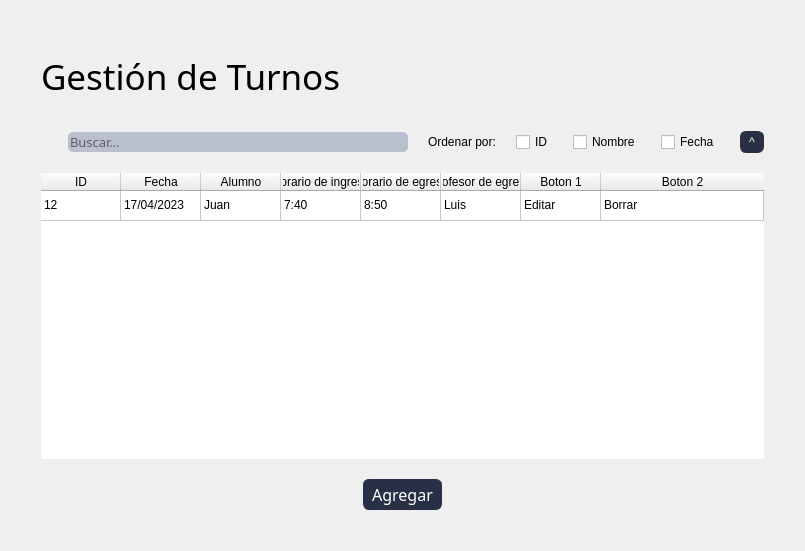
<?xml version="1.0" encoding="UTF-8"?>
<ui version="4.0">
 <class>Form</class>
 <widget class="QWidget" name="Form">
  <property name="geometry">
   <rect>
    <x>0</x>
    <y>0</y>
    <width>746</width>
    <height>551</height>
   </rect>
  </property>
  <property name="windowTitle">
   <string>Form</string>
  </property>
  <property name="styleSheet">
   <string notr="true">*{
    font-family: 'Oswald', sans-serif;
    font-weight: 400;
}

QMenuBar{
    background-color: #293045;
    padding: 0;    
    font-size: 14px;
    color:white;
}

QMenuBar:item{
    padding: 17px;
    border-radius: 10px;

}

QMenuBar:item:selected{
    background-color: #768AC5;
    color:black;
    border-radius: 5px;
    margin: 10px;
    
    

}

QMenu{
    background-color: #293045;

    color: white;
}

QMenu:item{
    padding: 5px;
    border-radius: 5px;
}

QMenu:item:selected{
    background-color: #768AC5;
    color:white;

}
Qmenu#icon{
   icon:size 40px; 
    
}


QRadioButton:indicator{
    border-style: solid;
    border-color:  #293045;
    border-radius: 6%;
    border-width:  2px;
    background-color: #BABFCE;
}
QRadioButton::indicator:checked{
    background-color: #768AC5;
}

#label{
    font-size: 35px;
}

#usuariosLabel{
    font-size: 14px;
}

#contraseALabel{
    font-size: 14px;
}

#usuariosLineEdit{
    width: 170px;
    height: 20px;
    border-radius: 10px;
}

#passwordLineEdit{
    width: 170px;
    height: 20px;
    border-radius: 10px;
}

#labelprofesores{
    font-size: 26px;
}

QLineEdit{
    border-radius: 5px;
    background-color: #BABFCE;
    
}

#title{
    width: 100px;
    height: 200px;
}



QPushButton{
    border-color:#293045;
    border-style: solid;
    border-width: 1px;
    border-radius: 6px;
    background-color: #293045;
    color:#ffffff;
    padding: 3px 8px;

}
QPushButton:hover{
    background-color:#768AC5;
    color:#293045;
}
QPushButton:pressed {
    background-color: #293045;

}

#pushButton_5{
    padding: 10px;
    background-color: #768AC5;
    border-radius: 15%;
}

</string>
  </property>
  <layout class="QHBoxLayout" name="horizontalLayout_4">
   <item>
    <layout class="QVBoxLayout" name="verticalLayout">
     <property name="spacing">
      <number>20</number>
     </property>
     <property name="leftMargin">
      <number>30</number>
     </property>
     <property name="topMargin">
      <number>30</number>
     </property>
     <property name="rightMargin">
      <number>30</number>
     </property>
     <property name="bottomMargin">
      <number>30</number>
     </property>
     <item>
      <widget class="QLabel" name="label">
       <property name="sizePolicy">
        <sizepolicy hsizetype="Fixed" vsizetype="Fixed">
         <horstretch>0</horstretch>
         <verstretch>0</verstretch>
        </sizepolicy>
       </property>
       <property name="minimumSize">
        <size>
         <width>0</width>
         <height>70</height>
        </size>
       </property>
       <property name="font">
        <font>
         <family>Oswald</family>
         <pointsize>-1</pointsize>
         <weight>50</weight>
         <bold>false</bold>
        </font>
       </property>
       <property name="text">
        <string>Gestión de Turnos</string>
       </property>
      </widget>
     </item>
     <item>
      <layout class="QHBoxLayout" name="horizontalLayout_2">
       <item>
        <widget class="QLabel" name="label_2">
         <property name="sizePolicy">
          <sizepolicy hsizetype="Fixed" vsizetype="Fixed">
           <horstretch>0</horstretch>
           <verstretch>0</verstretch>
          </sizepolicy>
         </property>
         <property name="text">
          <string/>
         </property>
         <property name="pixmap">
          <pixmap>lupa.png</pixmap>
         </property>
        </widget>
       </item>
       <item>
        <widget class="QLineEdit" name="lineEdit">
         <property name="sizePolicy">
          <sizepolicy hsizetype="Maximum" vsizetype="Fixed">
           <horstretch>0</horstretch>
           <verstretch>0</verstretch>
          </sizepolicy>
         </property>
         <property name="minimumSize">
          <size>
           <width>340</width>
           <height>0</height>
          </size>
         </property>
         <property name="font">
          <font>
           <family>Oswald</family>
           <pointsize>10</pointsize>
           <weight>50</weight>
           <bold>false</bold>
          </font>
         </property>
         <property name="styleSheet">
          <string notr="true"/>
         </property>
         <property name="placeholderText">
          <string>Buscar...</string>
         </property>
        </widget>
       </item>
       <item>
        <spacer name="horizontalSpacer_2">
         <property name="orientation">
          <enum>Qt::Horizontal</enum>
         </property>
         <property name="sizeHint" stdset="0">
          <size>
           <width>40</width>
           <height>20</height>
          </size>
         </property>
        </spacer>
       </item>
       <item>
        <layout class="QHBoxLayout" name="horizontalLayout_3">
         <item>
          <widget class="QLabel" name="label_3">
           <property name="text">
            <string>Ordenar por:</string>
           </property>
          </widget>
         </item>
         <item>
          <widget class="QCheckBox" name="checkBox">
           <property name="text">
            <string>ID</string>
           </property>
          </widget>
         </item>
         <item>
          <widget class="QCheckBox" name="checkBox_2">
           <property name="text">
            <string>Nombre</string>
           </property>
          </widget>
         </item>
         <item>
          <widget class="QCheckBox" name="checkBox_3">
           <property name="text">
            <string>Fecha</string>
           </property>
          </widget>
         </item>
         <item>
          <widget class="QPushButton" name="pushButton_3">
           <property name="maximumSize">
            <size>
             <width>30</width>
             <height>30</height>
            </size>
           </property>
           <property name="text">
            <string>^</string>
           </property>
          </widget>
         </item>
        </layout>
       </item>
      </layout>
     </item>
     <item>
      <widget class="QTableWidget" name="tableWidget">
       <property name="sizePolicy">
        <sizepolicy hsizetype="Expanding" vsizetype="Expanding">
         <horstretch>0</horstretch>
         <verstretch>0</verstretch>
        </sizepolicy>
       </property>
       <property name="frameShape">
        <enum>QFrame::NoFrame</enum>
       </property>
       <property name="frameShadow">
        <enum>QFrame::Plain</enum>
       </property>
       <property name="sortingEnabled">
        <bool>true</bool>
       </property>
       <attribute name="horizontalHeaderMinimumSectionSize">
        <number>20</number>
       </attribute>
       <attribute name="horizontalHeaderDefaultSectionSize">
        <number>80</number>
       </attribute>
       <attribute name="horizontalHeaderHighlightSections">
        <bool>false</bool>
       </attribute>
       <attribute name="horizontalHeaderStretchLastSection">
        <bool>true</bool>
       </attribute>
       <attribute name="verticalHeaderVisible">
        <bool>false</bool>
       </attribute>
       <row>
        <property name="text">
         <string/>
        </property>
       </row>
       <column>
        <property name="text">
         <string>ID</string>
        </property>
       </column>
       <column>
        <property name="text">
         <string>Fecha</string>
        </property>
       </column>
       <column>
        <property name="text">
         <string>Alumno</string>
        </property>
       </column>
       <column>
        <property name="text">
         <string>Horario de ingreso</string>
        </property>
       </column>
       <column>
        <property name="text">
         <string>Horario de egreso</string>
        </property>
       </column>
       <column>
        <property name="text">
         <string>Profesor de egreso</string>
        </property>
       </column>
       <column>
        <property name="text">
         <string>Boton 1</string>
        </property>
       </column>
       <column>
        <property name="text">
         <string>Boton 2</string>
        </property>
       </column>
       <item row="0" column="0">
        <property name="text">
         <string>12</string>
        </property>
       </item>
       <item row="0" column="1">
        <property name="text">
         <string>17/04/2023</string>
        </property>
       </item>
       <item row="0" column="2">
        <property name="text">
         <string>Juan</string>
        </property>
       </item>
       <item row="0" column="3">
        <property name="text">
         <string>7:40</string>
        </property>
       </item>
       <item row="0" column="4">
        <property name="text">
         <string>8:50</string>
        </property>
       </item>
       <item row="0" column="5">
        <property name="text">
         <string>Luis</string>
        </property>
       </item>
       <item row="0" column="6">
        <property name="text">
         <string>Editar</string>
        </property>
       </item>
       <item row="0" column="7">
        <property name="text">
         <string>Borrar</string>
        </property>
       </item>
      </widget>
     </item>
     <item>
      <layout class="QHBoxLayout" name="horizontalLayout">
       <property name="leftMargin">
        <number>60</number>
       </property>
       <property name="rightMargin">
        <number>60</number>
       </property>
       <item>
        <spacer name="horizontalSpacer_3">
         <property name="orientation">
          <enum>Qt::Horizontal</enum>
         </property>
         <property name="sizeHint" stdset="0">
          <size>
           <width>40</width>
           <height>20</height>
          </size>
         </property>
        </spacer>
       </item>
       <item>
        <widget class="QPushButton" name="pushButton_2">
         <property name="font">
          <font>
           <family>Oswald</family>
           <pointsize>12</pointsize>
           <weight>50</weight>
           <bold>false</bold>
          </font>
         </property>
         <property name="styleSheet">
          <string notr="true"/>
         </property>
         <property name="text">
          <string>Agregar</string>
         </property>
        </widget>
       </item>
       <item>
        <spacer name="horizontalSpacer">
         <property name="orientation">
          <enum>Qt::Horizontal</enum>
         </property>
         <property name="sizeHint" stdset="0">
          <size>
           <width>40</width>
           <height>20</height>
          </size>
         </property>
        </spacer>
       </item>
      </layout>
     </item>
    </layout>
   </item>
  </layout>
 </widget>
 <resources/>
 <connections/>
</ui>
